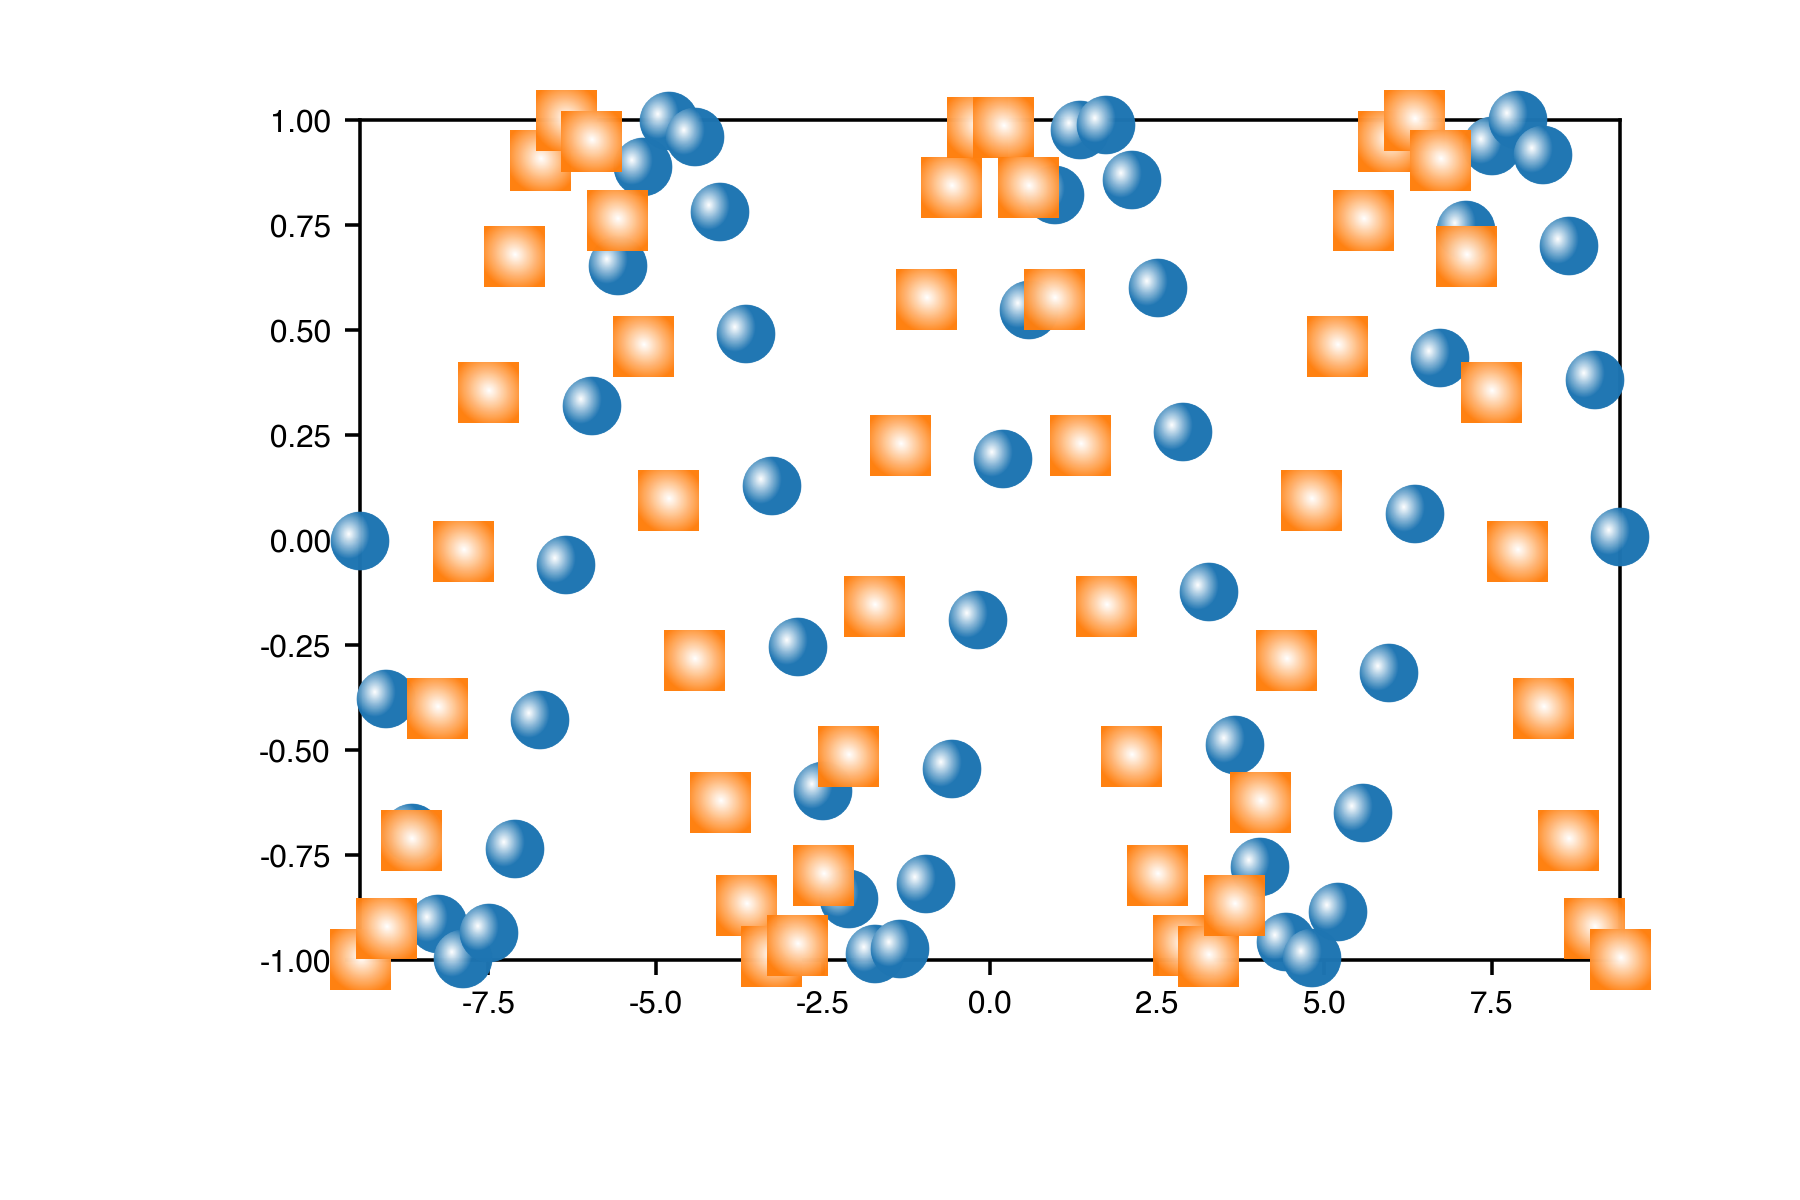

Reproduce this figure in Python.
import matplotlib
import matplotlib.pyplot as plt
import img_scatter
import numpy

a = numpy.linspace(-3.14*3, 3.14*3, 50)
b = numpy.sin(a)
c = numpy.cos(a)

matplotlib.style.use("science")
fig = plt.figure(figsize=(6, 4))
ax = fig.add_subplot(111)

ax.scatter_img(x=a, y=b, s=200, marker="o")
ax.scatter_img(x=a, y=c, s=200, marker="s")

fig.savefig("one_figure.svg")
fig.savefig("one_figure.png")
fig.savefig("one_figure.pdf")




